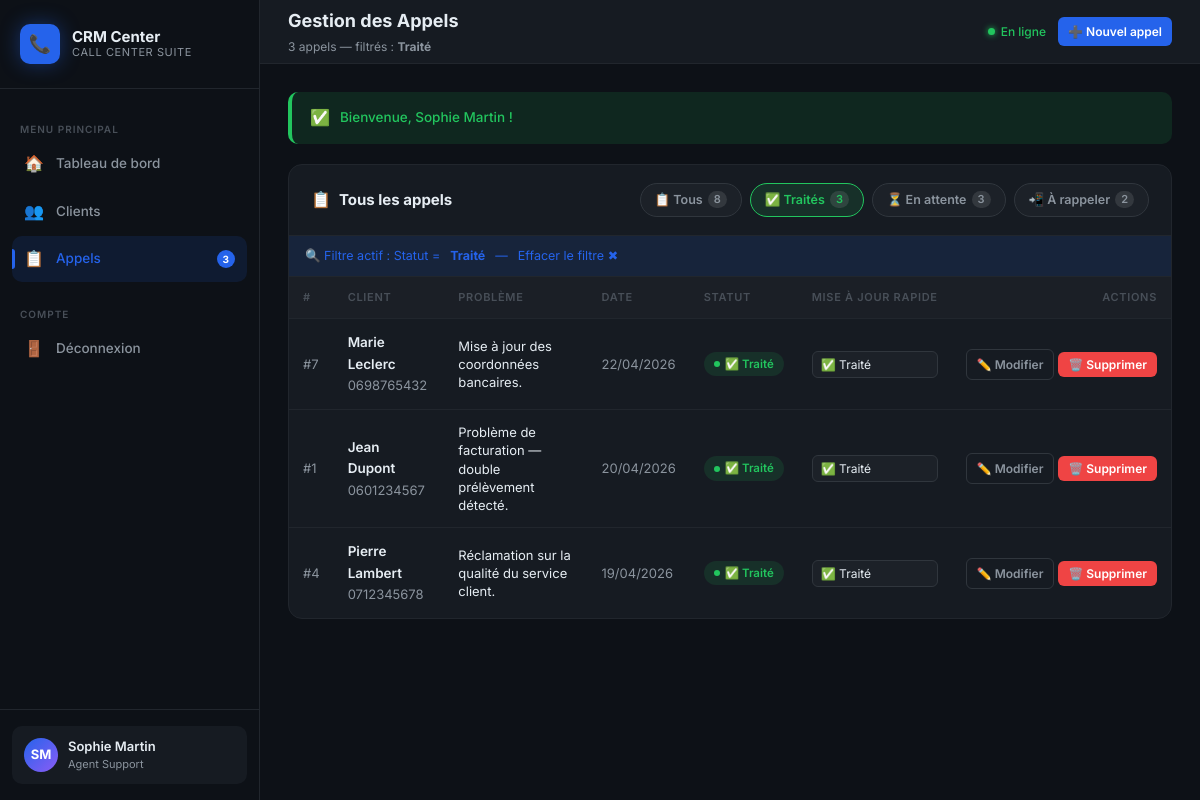
The app's page /calls.php?status=Traité (signed in) with its own data.
### tables this page shows
CREATE TABLE calls (
    id          INT UNSIGNED    AUTO_INCREMENT PRIMARY KEY,
    client_id   INT UNSIGNED    NOT NULL,
    problem     TEXT            NOT NULL,
    call_date   DATE            NOT NULL,
    status      ENUM('Traité','En attente','À rappeler') NOT NULL DEFAULT 'En attente',
    created_at  DATETIME        NOT NULL DEFAULT CURRENT_TIMESTAMP,
    updated_at  DATETIME        NOT NULL DEFAULT CURRENT_TIMESTAMP ON UPDATE CURRENT_TIMESTAMP,
    CONSTRAINT fk_calls_client
        FOREIGN KEY (client_id) REFERENCES clients(id)
        ON DELETE CASCADE
        ON UPDATE CASCADE
);

CREATE TABLE clients (
    id         INT UNSIGNED    AUTO_INCREMENT PRIMARY KEY,
    name       VARCHAR(100)    NOT NULL,
    phone      VARCHAR(30)     NOT NULL,
    email      VARCHAR(150)    DEFAULT NULL,
    notes      TEXT            DEFAULT NULL,
    created_at DATETIME        NOT NULL DEFAULT CURRENT_TIMESTAMP,
    updated_at DATETIME        NOT NULL DEFAULT CURRENT_TIMESTAMP ON UPDATE CURRENT_TIMESTAMP
);

### config.php (called while the page is built, shortened)
<?php
function get_flash(): ?array
{
    if (!empty($_SESSION['flash'])) {
        $flash = $_SESSION['flash'];
        return $flash;
    }
    return null;
}

### calls.php (the view, shortened to what this page needs)
<?php
require_once 'config.php';
$action     = trim($_GET['action'] ?? '');
$statuses = ['Traité', 'En attente', 'À rappeler'];
$filterStatus   = trim($_GET['status']    ?? '');
$filterClientId = (int) ($_GET['client_id'] ?? 0);
$conditions = ['1=1'];
$params     = [];
if ($filterStatus !== '' && in_array($filterStatus, $statuses, true)) {
    $conditions[] = 'c.status = :fstatus';
    $params[':fstatus'] = $filterStatus;
}
$whereClause = implode(' AND ', $conditions);
$stmt = $pdo->prepare("
    SELECT c.*, cl.name AS client_name, cl.phone AS client_phone
    FROM calls c
    JOIN clients cl ON cl.id = c.client_id
    WHERE {$whereClause}
    ORDER BY c.call_date DESC, c.id DESC
");
$stmt->execute($params);
$calls = $stmt->fetchAll();
$statusCounts = [];
$scStmt = $pdo->query("SELECT status, COUNT(*) AS cnt FROM calls GROUP BY status");
foreach ($scStmt->fetchAll() as $row) {
    $statusCounts[$row['status']] = (int) $row['cnt'];
}
$totalCallsCount = array_sum($statusCounts);
$flash = get_flash();
function callStatusBadge(string $status): string {
    return match($status) {
        'Traité'     => 'badge-success',
        'En attente' => 'badge-warning',
        'À rappeler' => 'badge-danger',
        default      => 'badge-info',
    };
}
function callStatusEmoji(string $status): string {
    return match($status) {
        'Traité'     => '✅',
        'En attente' => '⏳',
        'À rappeler' => '📲',
        default      => '❓',
    };
}
?>
<!DOCTYPE html>
<html lang="fr">
<head>
    <link rel="stylesheet" href="css/style.css">
</head>
<body>
<div class="app-wrapper">
    <?php include 'includes/sidebar.php'; ?>
    <div class="main-content">
        <header class="top-header">
            <div>
                <div class="header-title">Gestion des Appels</div>
                <div class="header-meta">
                    <?= count($calls) ?> appel<?= count($calls) !== 1 ? 's' : '' ?>
                    <?php if ($filterStatus !== ''): ?>
                        — filtrés : <strong><?= htmlspecialchars($filterStatus) ?></strong>
                    <?php elseif ($filterClientId > 0): ?>
                        — filtrés par client
                    <?php else: ?>
                        au total
                    <?php endif; ?>
                </div>
            </div>
            <div class="header-actions">
                <span class="status-badge-online">En ligne</span>
                <?php if ($action !== 'add'): ?>
                    <a href="calls.php?action=add" class="btn btn-primary btn-sm" id="btn-add-call">
                        ➕ Nouvel appel
                    </a>
                <?php else: ?>
                    <a href="calls.php" class="btn btn-ghost btn-sm">✖ Annuler</a>
                <?php endif; ?>
            </div>
        </header>
        <div class="page-body">
            <?php if ($flash): ?>
                <div class="flash flash-<?= htmlspecialchars($flash['type']) ?>">
                    <span class="flash-icon"><?= $flash['type'] === 'success' ? '✅' : '❌' ?></span>
                    <?= htmlspecialchars($flash['message']) ?>
                </div>
            <?php endif; ?>
            <div class="panel">
                <div class="panel-header" style="flex-wrap:wrap;gap:12px;">
                    <div class="panel-title">
                        <span class="panel-icon">📋</span>
                        Tous les appels
                    </div>
                    <div class="filter-pills" id="filter-pills">
                        <a href="calls.php"
                           class="filter-pill <?= ($filterStatus === '' && $filterClientId === 0) ? 'active' : '' ?>"
                           id="pill-all">
                            📋 Tous
                            <span class="pill-count"><?= $totalCallsCount ?></span>
                        </a>
                        <a href="calls.php?status=Traité"
                           class="filter-pill <?= $filterStatus === 'Traité' ? 'active-success' : '' ?>"
                           id="pill-traite">
                            ✅ Traités
                            <span class="pill-count"><?= $statusCounts['Traité'] ?? 0 ?></span>
                        </a>
                        <a href="calls.php?status=En+attente"
                           class="filter-pill <?= $filterStatus === 'En attente' ? 'active-warning' : '' ?>"
                           id="pill-attente">
                            ⏳ En attente
                            <span class="pill-count"><?= $statusCounts['En attente'] ?? 0 ?></span>
                        </a>
                        <a href="calls.php?status=%C3%80+rappeler"
                           class="filter-pill <?= $filterStatus === 'À rappeler' ? 'active-danger' : '' ?>"
                           id="pill-rappeler">
                            📲 À rappeler
                            <span class="pill-count"><?= $statusCounts['À rappeler'] ?? 0 ?></span>
                        </a>
                    </div>
                </div>
                <?php if ($filterStatus !== '' || $filterClientId > 0): ?>
                    <div class="filter-info">
                        🔍 Filtre actif :
                        <?php if ($filterStatus !== ''): ?>
                            Statut = <strong><?= htmlspecialchars($filterStatus) ?></strong>
                        <?php endif; ?>
                        — <a href="calls.php" style="color:var(--accent);">Effacer le filtre ✖</a>
                    </div>
                <?php endif; ?>
                <div class="table-wrapper">
                    <?php if (empty($calls)): ?>
                        <div class="empty-state">
                            <div class="empty-icon">📋</div>
                            <h3>Aucun appel trouvé</h3>
                            <?php if ($filterStatus !== ''): ?>
                                <p>Aucun appel avec le statut « <?= htmlspecialchars($filterStatus) ?> ».</p>
                            <?php else: ?>
                                <p>Cliquez sur <strong>Nouvel appel</strong> pour enregistrer le premier appel.</p>
                            <?php endif; ?>
                        </div>
                    <?php else: ?>
                    <table id="calls-table">
                        <thead>
                            <tr>
                                <th>#</th>
                                <th>Client</th>
                                <th>Problème</th>
                                <th>Date</th>
                                <th>Statut</th>
                                <th>Mise à jour rapide</th>
                                <th style="text-align:right;">Actions</th>
                            </tr>
                        </thead>
                        <tbody>
                            <?php foreach ($calls as $call): ?>
                            <tr id="row-call-<?= $call['id'] ?>">
                                <td class="td-muted">#<?= $call['id'] ?></td>
                                <td>
                                    <div style="font-weight:600;"><?= htmlspecialchars($call['client_name']) ?></div>
                                    <div class="td-muted" style="font-size:12px;"><?= htmlspecialchars($call['client_phone']) ?></div>
                                </td>
                                <td class="problem-cell">
                                    <?= htmlspecialchars(mb_strimwidth($call['problem'], 0, 80, '…')) ?>
                                </td>
                                <td class="td-muted" style="white-space:nowrap;">
                                    <?= date('d/m/Y', strtotime($call['call_date'])) ?>
                                </td>
                                <td>
                                    <span class="badge <?= callStatusBadge($call['status']) ?>">
                                        <?= callStatusEmoji($call['status']) ?>
                                        <?= htmlspecialchars($call['status']) ?>
                                    </span>
                                </td>
                                <td>
                                    <form
                                        method="POST"
                                        action="calls.php?action=update_status&id=<?= $call['id'] ?><?= $filterStatus !== '' ? '&status=' . urlencode($filterStatus) : '' ?>"
                                        class="status-form"
                                        id="form-status-<?= $call['id'] ?>"
                                    >
                                        <select
                                            name="status"
                                            class="status-select-inline"
                                            id="select-status-<?= $call['id'] ?>"
                                            onchange="this.closest('form').submit()"
                                            title="Changer le statut"
                                        >
                                            <?php foreach ($statuses as $s): ?>
                                                <option
                                                    value="<?= htmlspecialchars($s) ?>"
                                                    <?= $call['status'] === $s ? 'selected' : '' ?>
                                                >
                                                    <?= callStatusEmoji($s) ?> <?= htmlspecialchars($s) ?>
                                                </option>
                                            <?php endforeach; ?>
                                        </select>
                                    </form>
                                </td>
                                <td class="action-col" style="text-align:right;">
                                    <a href="calls.php?action=edit&id=<?= $call['id'] ?>"
                                       class="btn btn-ghost btn-sm"
                                       id="btn-edit-call-<?= $call['id'] ?>"
                                       title="Modifier cet appel">
                                        ✏️ Modifier
                                    </a>
                                    <button
                                        class="btn btn-danger btn-sm"
                                        id="btn-delete-call-<?= $call['id'] ?>"
                                        title="Supprimer cet appel"
                                        onclick="confirmDeleteCall(
                                            <?= $call['id'] ?>,
                                            '<?= addslashes(htmlspecialchars($call['client_name'])) ?>'
                                        )">
                                        🗑️ Supprimer
                                    </button>
                                </td>
                            </tr>
                            <?php endforeach; ?>
                        </tbody>
                    </table>
                    <?php endif; ?>
                </div>
            </div>
        </div>
    </div>
</div>
</body>
</html>

### calls.php (style rules this page uses)
.filter-pills { display: flex; gap: 8px; flex-wrap: wrap; align-items: center; }
.filter-pill { display: inline-flex; align-items: center; gap: 5px; padding: 6px 14px; border-radius: 20px; font-size: 12.5px; font-weight: 600; border: 1px solid var(--border-light); background: var(--bg-input); color: var(--text-secondary); cursor: pointer; transition: var(--transition); text-decoration: none; }
.filter-pill.active-success { background: var(--success-light); border-color: var(--success); color: var(--success); }
.pill-count { background: rgba(255,255,255,.1); border-radius: 10px; padding: 0 6px; font-size: 11px; }
.status-form { display: flex; align-items: center; gap: 6px; }
.status-select-inline { background: var(--bg-input); border: 1px solid var(--border-light); border-radius: var(--radius-sm); color: var(--text-primary); font-family: inherit; font-size: 12px; padding: 4px 8px; outline: none; cursor: pointer; transition: var(--transition); }
.problem-cell { max-width: 300px; white-space: normal; font-size: 13px; line-height: 1.4; }
.action-col { white-space: nowrap; }
.filter-info { display: flex; align-items: center; gap: 10px; padding: 10px 16px; background: var(--accent-light); border-bottom: 1px solid var(--border); font-size: 12.5px; color: var(--accent); }

### records on screen
calls: id "7", client.name "Marie Leclerc", client.phone "0698765432", problem "Mise à jour des coordonnées bancaires.", call_date "22/04/2026", status "✅", status "Traité", status "✅ Traité"
calls: id "1", client.name "Jean Dupont", client.phone "0601234567", problem "Problème de facturation — double prélèvement détecté.", call_date "20/04/2026", status "✅", status "Traité", status "✅ Traité"
calls: id "4", client.name "Pierre Lambert", client.phone "0712345678", problem "Réclamation sur la qualité du service client.", call_date "19/04/2026", status "✅", status "Traité", status "✅ Traité"

### other values on screen
$pendingCount "3"
$initials "SM"
$agentName "Sophie Martin"
count($calls) "3"
$filterStatus "Traité"
$flash['message'] "Bienvenue, Sophie Martin !"
$totalCallsCount "8"
$statusCounts['Traité'] "3"
$statusCounts['En attente'] "3"
$statusCounts['À rappeler'] "2"
